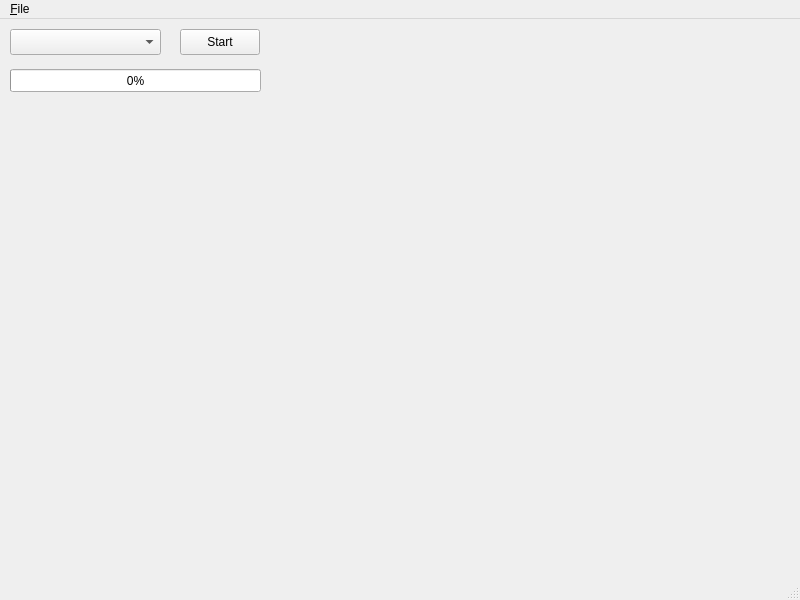
<?xml version="1.0" encoding="UTF-8"?>
<ui version="4.0">
 <class>MainWindow</class>
 <widget class="QMainWindow" name="MainWindow">
  <property name="geometry">
   <rect>
    <x>0</x>
    <y>0</y>
    <width>800</width>
    <height>600</height>
   </rect>
  </property>
  <property name="windowTitle">
   <string>MainWindow</string>
  </property>
  <widget class="QWidget" name="centralwidget">
   <widget class="QComboBox" name="serial_ports">
    <property name="geometry">
     <rect>
      <x>10</x>
      <y>10</y>
      <width>151</width>
      <height>26</height>
     </rect>
    </property>
   </widget>
   <widget class="QPushButton" name="start_transfer">
    <property name="geometry">
     <rect>
      <x>180</x>
      <y>10</y>
      <width>80</width>
      <height>26</height>
     </rect>
    </property>
    <property name="text">
     <string>Start</string>
    </property>
   </widget>
   <widget class="QProgressBar" name="transmit_progress">
    <property name="geometry">
     <rect>
      <x>10</x>
      <y>50</y>
      <width>251</width>
      <height>23</height>
     </rect>
    </property>
    <property name="value">
     <number>0</number>
    </property>
   </widget>
  </widget>
  <widget class="QMenuBar" name="menubar">
   <property name="geometry">
    <rect>
     <x>0</x>
     <y>0</y>
     <width>800</width>
     <height>23</height>
    </rect>
   </property>
   <widget class="QMenu" name="menuFile">
    <property name="title">
     <string>&amp;File</string>
    </property>
    <addaction name="actionOpen_CAS_Image_A8CAS"/>
   </widget>
   <addaction name="menuFile"/>
  </widget>
  <widget class="QStatusBar" name="statusbar"/>
  <action name="actionOpen_CAS_Image_A8CAS">
   <property name="text">
    <string>Open CAS Image (A8CAS)</string>
   </property>
  </action>
 </widget>
 <resources/>
 <connections/>
</ui>
